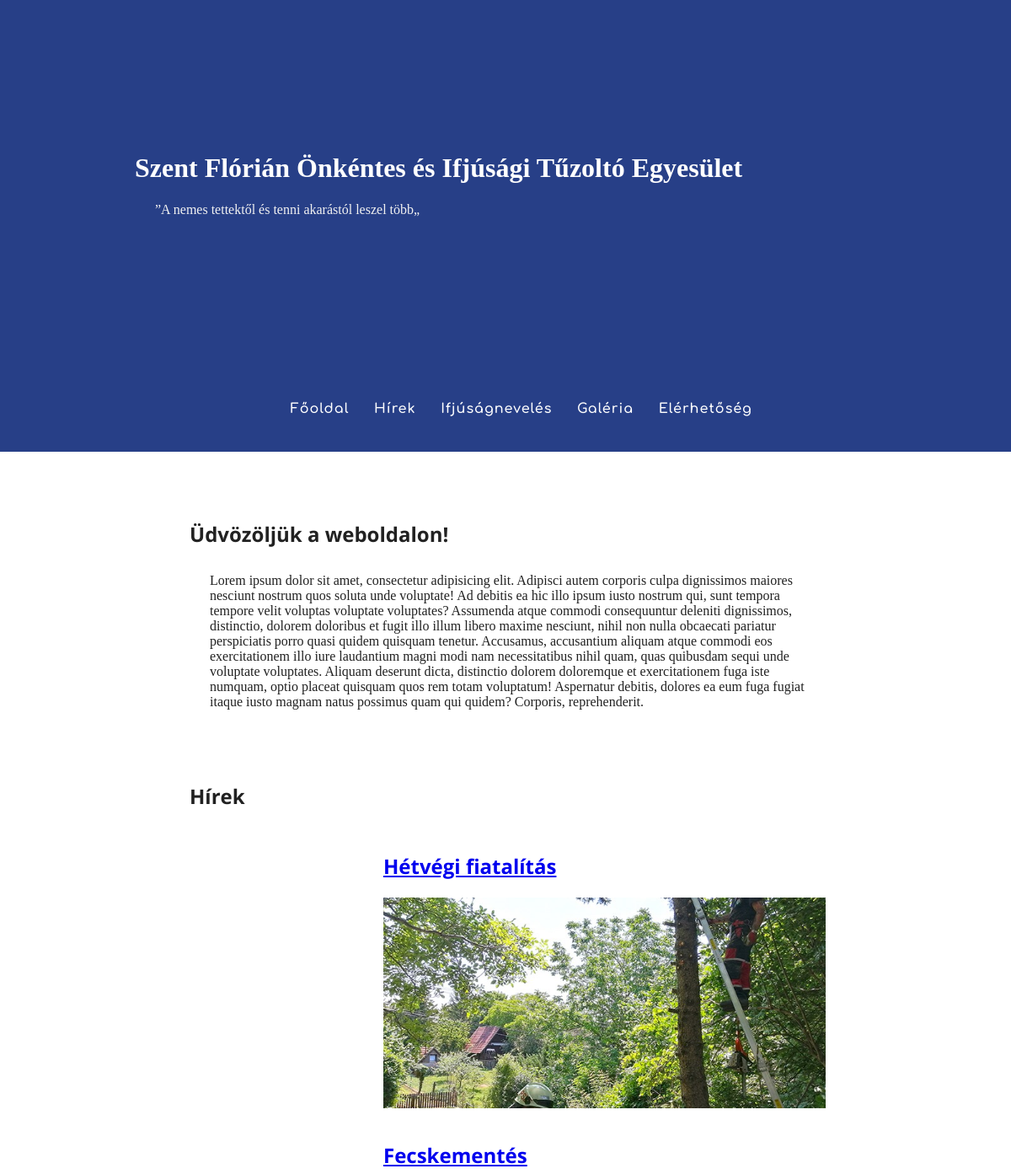
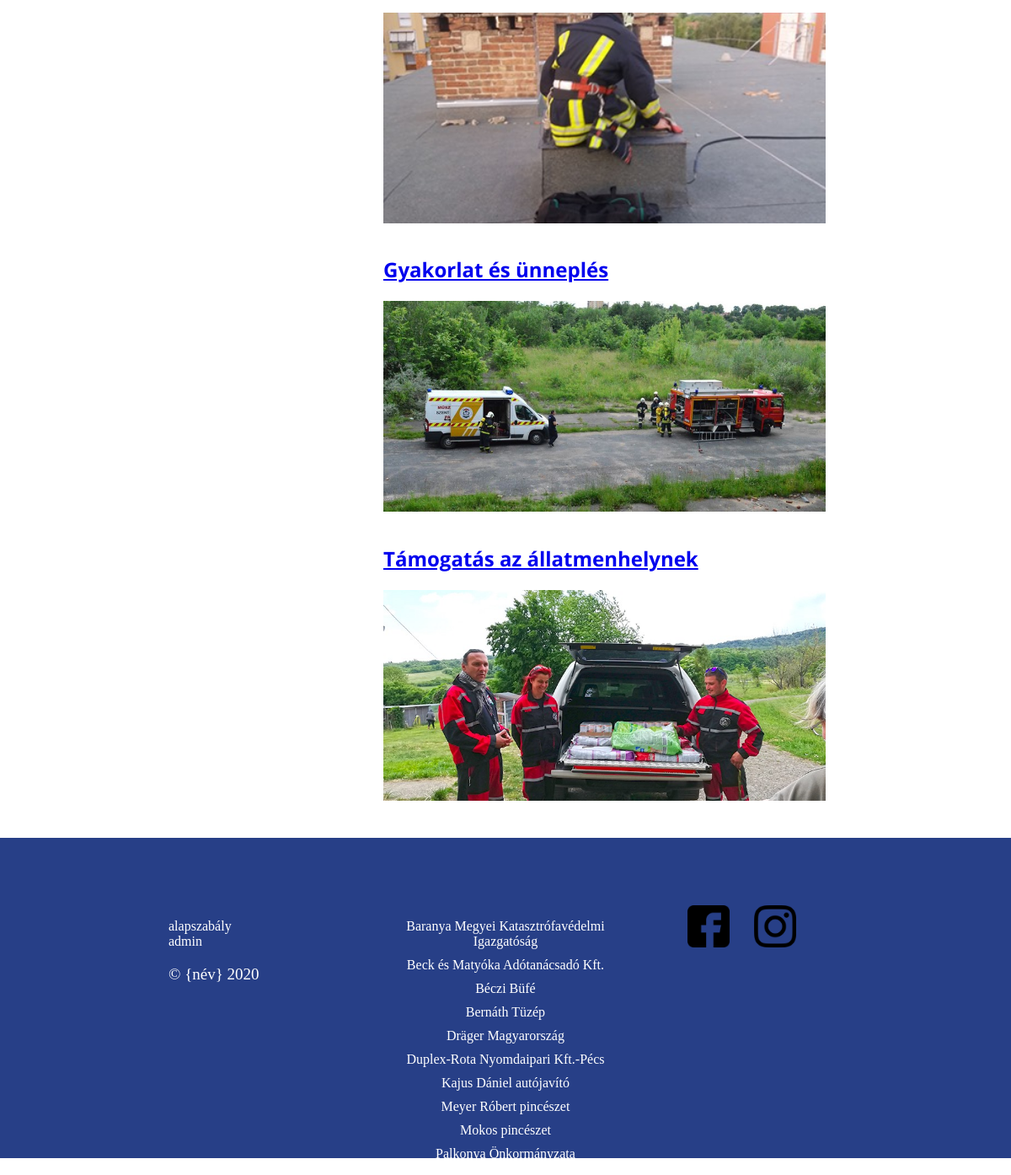
The page / on the database its author committed (2 pictures, top to bottom).
### tables this page shows
CREATE TABLE `ote__news` (
  `news_id` int(11) NOT NULL,
  `category` int(11) NOT NULL,
  `title` varchar(100) NOT NULL,
  `intro` varchar(256) NOT NULL,
  `image` varchar(200) DEFAULT NULL,
  `body` text NOT NULL,
  `created` date NOT NULL,
  `status` tinyint(4) NOT NULL DEFAULT 1
);

### system/database.php (called while the page is built)
<?php
$dbName = "ote";
$dbUser = "root";
$dbPass = "";
$dbPrefix = "ote__";
$dsn = "mysql:host=localhost;dbname=".$dbName.";charset=utf8mb4";
$db = new PDO($dsn, $dbUser, $dbPass);
function DbQuery($sql, $params = null)
{
	global $db;
	$query = $db->prepare($sql);
	$query->execute($params);
	$result = $query->fetchAll(PDO::FETCH_ASSOC);
	return $result;
}

### system/web/page.php (the view, shortened to what this page needs)
<?php
function PageBegin(){
    require_once 'system/web/web-template/page-begin.php';
}
function PageEnd(){
    require_once 'system/web/web-template/page-end.php';
}
function HomeNews()
{
    global $dbPrefix;
    for($i = 0; $i <= 3; $i++) {
        $test = DbQuery('SELECT news_id, title, image FROM '.$dbPrefix.'news where image != "" AND status = 1 ORDER BY created desc');
        $newsid = $test[$i]['news_id'];
        $title = $test[$i]['title'];
        $image = $test[$i]['image'];
        echo '<div class="News">';
        echo '<a href="?page=news&read='.$newsid.'">';
        echo '<h2>'.$title.'</h2>';
        if(!$image == null){
            echo '<div class="goto" style="background-image: url(media/news/'.$image.')">' ;
        }
        echo '</div></a></div>';
    }
}

### src/style.css (style rules this page uses)
body { margin: 0; padding: 0; }
section h2 { margin-bottom: 4%; font-family: OSB; }
.News { height: 500px; width: 525px; display: inline-block; margin-right: 20px; }
.News .goto { height: 250px; background-repeat: no-repeat; background-size: cover; background-position: center center; object-position: center; text-align: center; margin-bottom: 15px; overflow: hidden; transition: 0.3s; }

### src/responsive.css (style rules this page uses)
@media only screen and (max-width: 1425px) { .News { margin-left: 280px; height: 300px } }
@media only screen and (max-width: 1250px) { .News { margin-left: 230px; } }

### rows shown on the page
ote__news: title "Hétvégi fiatalítás", image (picture)
ote__news: title "Fecskementés", image (picture)
ote__news: title "Gyakorlat és ünneplés", image (picture)
ote__news: title "Támogatás az állatmenhelynek", image (picture)
